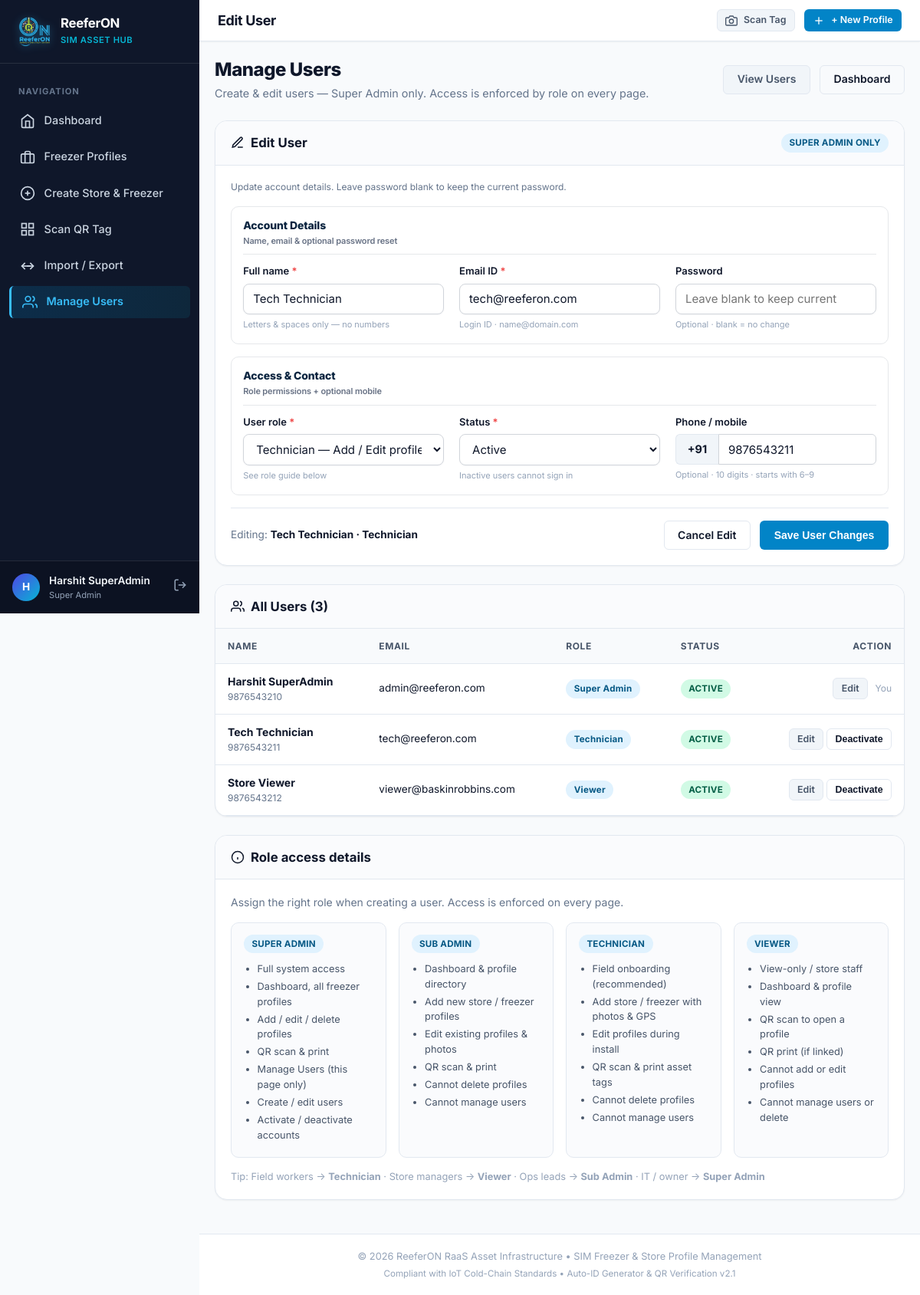
/users.php?edit=2 (signed in), run on the app's committed database.
### tables this page shows
CREATE TABLE IF NOT EXISTS `users` (
    `id` INT AUTO_INCREMENT PRIMARY KEY,
    `name` VARCHAR(100) NOT NULL,
    `email` VARCHAR(150) NOT NULL UNIQUE,
    `password` VARCHAR(255) NOT NULL,
    `role` ENUM('super_admin', 'sub_admin', 'technician', 'viewer') NOT NULL DEFAULT 'technician',
    `phone` VARCHAR(30) NULL,
    `status` ENUM('active', 'inactive') NOT NULL DEFAULT 'active',
    `last_login` DATETIME NULL,
    `created_at` DATETIME DEFAULT CURRENT_TIMESTAMP,
    `updated_at` DATETIME DEFAULT CURRENT_TIMESTAMP ON UPDATE CURRENT_TIMESTAMP,
    INDEX `idx_users_role` (`role`),
    INDEX `idx_users_status` (`status`)
);

### users.php (the view, shortened to what the rows shown need)
<?php
$error = null;
$editUser = null;
if (!$editUser && isset($_GET['edit'])) {
    $editId = (int)$_GET['edit'];
    if ($editId > 0) {
        $editUser = User::findById($editId);
    }
}
$isEdit = $editUser !== null;
$users = User::all();
$keepCreate = $error && !$isEdit && (($_POST['action'] ?? '') === 'create');
$formName = $isEdit
    ? ($error && (($_POST['action'] ?? '') === 'update') ? ($_POST['name'] ?? $editUser['name']) : $editUser['name'])
    : ($keepCreate ? ($_POST['name'] ?? '') : '');
$formEmail = $isEdit
    ? ($error && (($_POST['action'] ?? '') === 'update') ? ($_POST['email'] ?? $editUser['email']) : $editUser['email'])
    : ($keepCreate ? ($_POST['email'] ?? '') : '');
$formRole = $isEdit
    ? ($error && (($_POST['action'] ?? '') === 'update') ? ($_POST['role'] ?? $editUser['role']) : $editUser['role'])
    : ($keepCreate ? ($_POST['role'] ?? 'technician') : 'technician');
$formStatus = $isEdit
    ? ($error && (($_POST['action'] ?? '') === 'update') ? ($_POST['status'] ?? $editUser['status']) : $editUser['status'])
    : 'active';
$formPhone = $isEdit
    ? preg_replace('/\D/', '', (string)($error && (($_POST['action'] ?? '') === 'update') ? ($_POST['phone'] ?? $editUser['phone']) : ($editUser['phone'] ?? '')))
    : ($keepCreate ? preg_replace('/\D/', '', $_POST['phone'] ?? '') : '');
$formPhone = substr($formPhone, -10);
require_once __DIR__ . '/includes/header.php';
?>
<div class="users-page">
    <div style="display: flex; justify-content: space-between; align-items: center; margin-bottom: 1.5rem; flex-wrap: wrap; gap: 1rem;">
        <div>
            <h2 style="font-size: 1.5rem; font-weight: 800; color: #0f172a; letter-spacing: -0.02em;">
                Manage Users
            </h2>
        </div>
    </div>
<form method="POST" action="" id="user-create-form" novalidate>
    <div class="card" style="margin-bottom: 1.5rem;" id="user-form-card">
        <div class="card-body">
            <div class="form-subsection">
                <div class="form-grid">
                    <div class="col-4 form-group">
                        <label class="form-label required" for="name">Full name</label>
                        <input
                            type="text"
                            id="name"
                            name="name"
                            class="form-control"
                            required
                            autocomplete="name"
                            inputmode="text"
                            pattern="[A-Za-z][A-Za-z .'-]{1,98}"
                            maxlength="100"
                            placeholder="e.g. Ravi Kumar"
                            title="Letters only (spaces, ., ', - allowed)"
                            value="<?= htmlspecialchars($formName) ?>"
                        >
                        <span class="form-help">Letters &amp; spaces only — no numbers</span>
                    </div>
                    <div class="col-4 form-group">
                        <label class="form-label required" for="email">Email ID</label>
                        <input
                            type="email"
                            id="email"
                            name="email"
                            class="form-control"
                            required
                            autocomplete="email"
                            inputmode="email"
                            pattern="[A-Za-z0-9._%+\-]+@[A-Za-z0-9.\-]+\.[A-Za-z]{2,}"
                            maxlength="150"
                            placeholder="e.g. ravi.tech@reeferon.com"
                            title="Valid email format: name@domain.com"
                            value="<?= htmlspecialchars($formEmail) ?>"
                        >
                        <span class="form-help">Login ID · name@domain.com</span>
                    </div>
                </div>
            </div>
            <div class="form-subsection">
                <div class="form-grid">
                    <div class="col-4 form-group">
                        <label class="form-label required" for="role">User role</label>
                        <?php $lockSelfRole = $isEdit && (int)$editUser['id'] === (int)$currentUser['id']; ?>
                        <select id="role" name="role" class="form-select" required
                            <?= $lockSelfRole ? 'disabled' : '' ?>>
                            <option value="technician" <?= $formRole === 'technician' ? 'selected' : '' ?>>Technician — Add / Edit profiles</option>
                        </select>
                        <span class="form-help"><?= $lockSelfRole ? 'Your own role stays Super Admin' : 'See role guide below' ?></span>
                    </div>
                    <?php if ($isEdit): ?>
                    <div class="col-4 form-group">
                        <label class="form-label required" for="status">Status</label>
                        <select id="status" name="status" class="form-select" required
                            <?= ((int)$editUser['id'] === (int)$currentUser['id']) ? 'disabled' : '' ?>>
                            <option value="active" <?= $formStatus === 'active' ? 'selected' : '' ?>>Active</option>
                        </select>
                        <?php if ((int)$editUser['id'] === (int)$currentUser['id']): ?>
                            <input type="hidden" name="status" value="active">
                            <span class="form-help">You cannot deactivate yourself</span>
                        <?php else: ?>
                            <span class="form-help">Inactive users cannot sign in</span>
                        <?php endif; ?>
                    </div>
                    <?php endif; ?>
                    <div class="col-<?= $isEdit ? '4' : '6' ?> form-group">
                        <div class="phone-input-group">
                            <span class="phone-prefix" aria-hidden="true">+91</span>
                            <input
                                type="tel"
                                id="phone"
                                name="phone"
                                class="form-control"
                                inputmode="numeric"
                                pattern="[6-9][0-9]{9}"
                                maxlength="10"
                                placeholder="10-digit mobile"
                                value="<?= htmlspecialchars($formPhone) ?>"
                                title="Enter 10-digit Indian mobile number"
                                autocomplete="tel-national"
                            >
                        </div>
                    </div>
                </div>
            </div>
        </div>
    </div>
</form>
</div>
<div class="card" id="users-directory" style="margin-top: 1.5rem;">
    <div class="table-responsive">
        <table class="data-table">
            <thead>
                <tr>
                    <th>Name</th>
                    <th class="hide-mobile">Email</th>
                    <th>Role</th>
                    <th>Status</th>
                    <th style="text-align:right;">Action</th>
                </tr>
            </thead>
            <tbody>
                <?php if (empty($users)): ?>
                    <tr><td colspan="5" style="text-align:center; color:#64748b; padding:1.5rem;">No users found.</td></tr>
                <?php else: ?>
                    <?php foreach ($users as $u): ?>
                        <tr>
                            <td>
                                <strong style="color:#0f172a;"><?= htmlspecialchars($u['name']) ?></strong>
                                <?php if (!empty($u['phone'])): ?>
                                    <div style="font-size:0.75rem;color:#64748b;"><?= htmlspecialchars($u['phone']) ?></div>
                                <?php endif; ?>
                            </td>
                            <td class="hide-mobile" style="font-size:0.85rem;"><?= htmlspecialchars($u['email']) ?></td>
                            <td>
                                <span class="badge badge-primary" style="text-transform: capitalize;">
                                    <?= htmlspecialchars(str_replace('_', ' ', $u['role'])) ?>
                                </span>
                            </td>
                            <td>
                                <?php if ($u['status'] === 'active'): ?>
                                    <span class="badge badge-success">Active</span>
                                <?php else: ?>
                                    <span class="badge badge-danger">Inactive</span>
                                <?php endif; ?>
                            </td>
                            <td style="text-align:right; white-space:nowrap;">
                                <a href="users.php?edit=<?= (int)$u['id'] ?>#user-form-card" class="btn btn-sm btn-secondary" title="Edit user (Super Admin)">Edit</a>
                                <?php if ((int)$u['id'] !== (int)$currentUser['id']): ?>
                                    <form method="POST" style="display:inline;">
                                        <button type="submit" class="btn btn-sm btn-outline">
                                            <?= $u['status'] === 'active' ? 'Deactivate' : 'Activate' ?>
                                        </button>
                                    </form>
                                <?php else: ?>
                                    <span style="font-size:0.75rem;color:#94a3b8; margin-left:0.35rem;">You</span>
                                <?php endif; ?>
                            </td>
                        </tr>
                    <?php endforeach; ?>
                <?php endif; ?>
            </tbody>
        </table>
    </div>
</div>
<?php require_once __DIR__ . '/includes/footer.php'; ?>

### includes/header.php (shortened to what the rows shown need)
<?php
$currentUser = AuthService::currentUser();
?>
<!DOCTYPE html>
<html lang="en">
<head>
    <link rel="stylesheet" href="https://unpkg.com/leaflet@1.9.4/dist/leaflet.css"/>
    <link rel="stylesheet" href="assets/css/app.css">
</head>
<body>
<div class="app-layout">
    <aside class="sidebar">
        <div class="sidebar-brand">
            <div class="brand-text">
                <h1>ReeferON</h1>
            </div>
        </div>
        <div class="sidebar-footer">
            <?php if ($currentUser): ?>
                <div class="user-badge">
                    <div class="user-avatar"><?= strtoupper(substr($currentUser['name'] ?? 'U', 0, 1)) ?></div>
                    <div class="user-info">
                        <div class="user-name"><?= htmlspecialchars($currentUser['name']) ?></div>
                        <div class="user-role"><?= htmlspecialchars(str_replace('_', ' ', $currentUser['role'])) ?></div>
                    </div>
                    <a href="logout.php" title="Sign Out" style="color: #94a3b8; margin-left: auto;">
                        <svg width="18" height="18" viewBox="0 0 24 24" fill="none" stroke="currentColor" stroke-width="2">
                            <path d="M9 21H5a2 2 0 0 1-2-2V5a2 2 0 0 1 2-2h4"/>
                            <polyline points="16 17 21 12 16 7"/>
                            <line x1="21" y1="12" x2="9" y2="12"/>
                        </svg>
                    </a>
                </div>
            <?php else: ?>
                <a href="login.php" class="btn btn-sm btn-primary" style="width: 100%;">Sign In</a>
            <?php endif; ?>
        </div>
    </aside>
    <div class="main-content">
        <main class="container">

### data on the page
users: name "H", name "Harshit SuperAdmin", role "Super Admin", phone "9876543210", email "admin@reeferon.com", status "ACTIVE", shows "You"
users: name "Tech Technician", email "tech@reeferon.com", role "Technician — Add / Edit profiles", status "Active", phone "9876543211", role "Technician", shows "ACTIVE", shows "Deactivate"
users: name "Store Viewer", phone "9876543212", email "viewer@baskinrobbins.com", role "Viewer", status "ACTIVE"

### other printed values
$pageTitle "Edit User"
count($users) "3"
